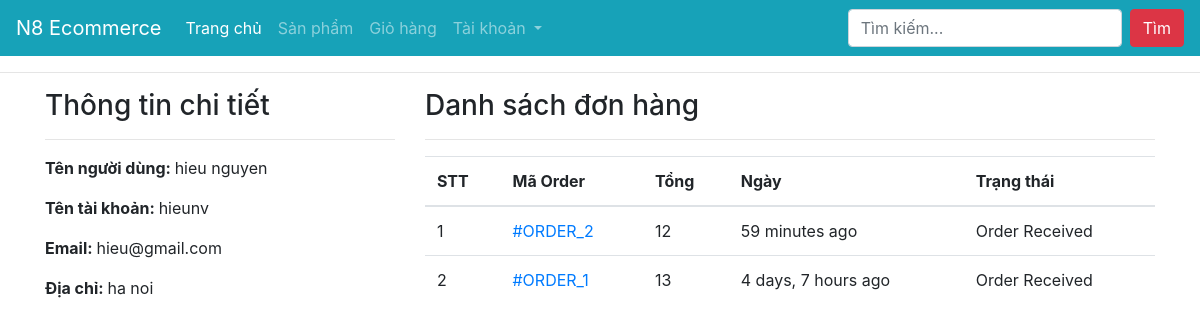
Screenshot of /profile/ (signed in) with the database file from the repository.
### ecomapp/models.py (models this page shows, shortened)
class Customer(models.Model):
    user = models.OneToOneField(User, on_delete=models.CASCADE)
    full_name = models.CharField(max_length=200)
    address = models.CharField(max_length=200, null=True, blank=True)
    joined_on = models.DateTimeField(auto_now_add=True)

class Order(models.Model):
    cart = models.OneToOneField(Cart, on_delete=models.CASCADE)
    ordered_by = models.CharField(max_length=200)
    shipping_address = models.CharField(max_length=200)
    mobile = models.CharField(max_length=10)
    email = models.EmailField(null=True, blank=True)
    subtotal = models.PositiveIntegerField()
    discount = models.PositiveIntegerField()
    total = models.PositiveIntegerField()
    order_status = models.CharField(max_length=50, choices=ORDER_STATUS)
    created_at = models.DateTimeField(auto_now_add=True)
    payment_method = models.CharField(
        max_length=20, choices=METHOD, default="Cash On Delivery")
    payment_completed = models.BooleanField(
        default=False, null=True, blank=True)

### ecomapp/views.py (the view)
# urls.py: path("profile/", CustomerProfileView.as_view(), name="customerprofile"),
class CustomerProfileView(TemplateView):
    template_name = "customerprofile.html"
    def dispatch(self, request, *args, **kwargs):
        if request.user.is_authenticated and Customer.objects.filter(user=request.user).exists():
            pass
        else:
            return redirect("/login/?next=/profile/")
        return super().dispatch(request, *args, **kwargs)
    def get_context_data(self, **kwargs):
        context = super().get_context_data(**kwargs)
        customer = self.request.user.customer
        context['customer'] = customer
        orders = Order.objects.filter(cart__customer=customer).order_by("-id")
        context["orders"] = orders
        return context

### ecomapp/templates/customerprofile.html (shortened to what this page needs)
{% extends 'base.html' %}
{% block content %}
<div class="container">
    <div class="row">
        <div class="col-md-4">
            <h3>Thông tin chi tiết</h3><hr>
            <p><span class="font-weight-bold">Tên người dùng: </span> {{customer.full_name}}</p>
            <p><span class="font-weight-bold">Tên tài khoản: </span> {{customer.user.username}}</p>
            <p><span class="font-weight-bold">Email: </span> {{customer.user.email}}</p>
            <p><span class="font-weight-bold">Địa chỉ: </span> {{customer.address}}</p>
        </div>
        <div class="col-md-8">
            <h3>Danh sách đơn hàng</h3>
            <hr>
            <table class="table">
                <thead>
                    <tr>
                        <th>STT</th>
                        <th>Mã Order</th>
                        <th>Tổng</th>
                        <th>Ngày</th>
                        <th>Trạng thái</th>
                    </tr>
                </thead>
                <tbody>
                    {% for ord in orders %}
                    <tr>
                        <td>{{forloop.counter}}</td>
                        <td><a href="{% url 'ecomapp:customerorderdetail' ord.pk %}"> #ORDER_{{ord.id}}</a></td>
                        <td>{{ord.total}}</td>
                        <td>{{ord.created_at|timesince}} ago</td>
                        <td>{{ord.order_status}}</td>
                    </tr>
                    {% endfor %}
                </tbody>
            </table>
        </div>
    </div>
</div>
{% endblock %}

### rows the page displays
Customer: full_name "hieu nguyen", user.username "hieunv", user.email "hieu@gmail.com", address "ha noi"
Order: id "2", total "12", created_at "59 minutes", order_status "Order Received"
Order: id "1", total "13", created_at "4 days, 7 hours", order_status "Order Received"
